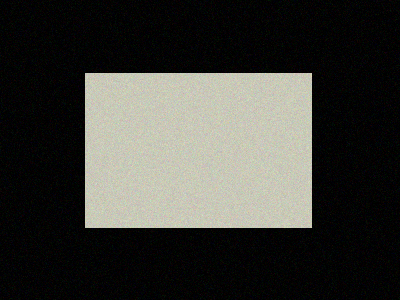
#> input picture backend/uploads/1789493650618-negative_001.png, 400 x 300 px
$ python -i ml_service.py   (imports and definitions only)   (older library calls are emulated)
#> lines starting #> are read from the running program, lines starting #| are printed output that depends on the picture; after the words box and inside, x2 and y2 are one past the last pixel; in counts of white or black regions, pixels touching at a corner belong together
import sys
import json
import os
import cv2
import joblib
import numpy as np
import pandas as pd


BASE_DIR = os.path.dirname(
    os.path.dirname(os.path.dirname(os.path.abspath(__file__)))
)

MODEL_PATH = os.path.join(
    BASE_DIR,
    "models",
    "sih26231_dataset_model.pkl"
)

SCALER_PATH = os.path.join(
    BASE_DIR,
    "models",
    "sih26231_dataset_scaler.pkl"
)


# [2 lines not run here, left out]


def analyze_image(image_path):

    image = cv2.imread(image_path)
#> image is the input picture: shape (300, 400, 3); mean B, G, R 55.9, 60.9, 60.9

    if image is None:
        return {
            "success": False,
            "error": "Unable to read image."
        }

    height, width = image.shape[:2]
#> height = 300; width = 400

    # Quality checks
    gray = cv2.cvtColor(image, cv2.COLOR_BGR2GRAY)
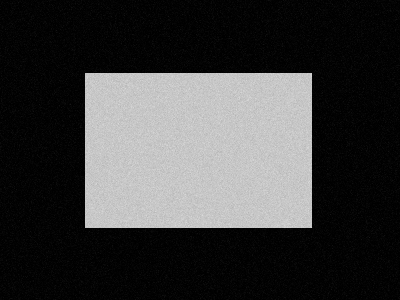
#> gray: shape (300, 400); min 0, max 219, mean 60.3

    brightness = float(np.mean(gray))
#> brightness = 60.3

    laplacian = cv2.Laplacian(
        gray,
        cv2.CV_64F
    )
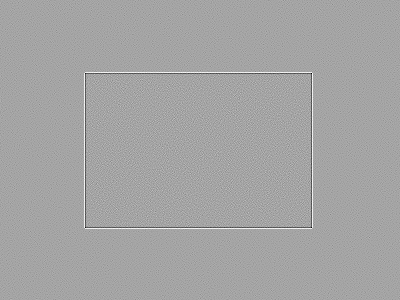
#> laplacian: shape (300, 400) float64; min -422, max 232, mean 0; drawn with min black and max white

    sharpness = float(laplacian.var())
#> sharpness = 789.1

    resolution_valid = (
        width >= 200 and
        height >= 150
    )
#> resolution_valid = True

    brightness_valid = (
        40 <= brightness <= 220
    )
#> brightness_valid = True

    sharpness_valid = (
        sharpness >= 100
    )
#> sharpness_valid = True

    quality_score = (
        (
            int(resolution_valid)
            + int(brightness_valid)
            + int(sharpness_valid)
        ) / 3
    ) * 100
#> quality_score = 100

    if quality_score < 66.67:
        return {
            "success": True,
            "quality_status": "Rejected",
            "quality_score": round(quality_score, 2),
            "message": "Image quality is insufficient."
        }

    # CV preprocessing
    blurred = cv2.GaussianBlur(
        gray,
        (5, 5),
        0
    )

    edges = cv2.Canny(
        blurred,
        50,
        150
    )
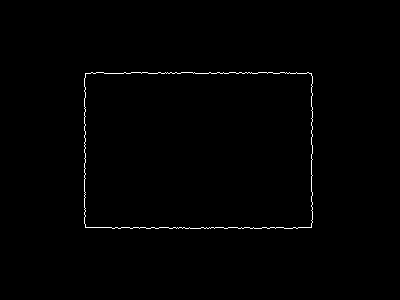
#> edges: shape (300, 400); 0.63% white in thin lines or dots, all inside (x1, y1, x2, y2) = (84, 72, 313, 229)

    contours, _ = cv2.findContours(
        edges,
        cv2.RETR_EXTERNAL,
        cv2.CHAIN_APPROX_SIMPLE
    )
#> contours = 1 contour; box (x1, y1, x2, y2) and area: (84, 72, 313, 229) 35143

    valid_contours = [
        contour
        for contour in contours
        if cv2.contourArea(contour) >= 500
    ]
#> valid_contours has the same summary as contours

    if not valid_contours:
        return {
            "success": True,
            "quality_status": "Accepted",
            "quality_score": round(quality_score, 2),
            "result": "Inconclusive",
            "message": "No valid ROI detected."
        }

    # Main ROI
    contour = max(
        valid_contours,
        key=cv2.contourArea
    )
#> contour = contour of 316 points, box (x1, y1, x2, y2) (84, 72, 313, 229), area 35143

    area = cv2.contourArea(contour)
#> area = 35143
    perimeter = cv2.arcLength(
        contour,
        True
    )
#> perimeter = 834.6

    x, y, roi_width, roi_height = cv2.boundingRect(
        contour
    )
#> x = 84; y = 72; roi_width = 229; roi_height = 157

    aspect_ratio = (
        roi_width / roi_height
        if roi_height != 0
        else 0
    )
#> aspect_ratio = 1.46

    # Colour features
    hsv = cv2.cvtColor(
        image,
        cv2.COLOR_BGR2HSV
    )
#> hsv: shape (300, 400, 3); mean H, S, V 55.8, 153.7, 64.9

    mean_hue = float(
        np.mean(hsv[:, :, 0])
    )
#> mean_hue = 55.8

    mean_saturation = float(
        np.mean(hsv[:, :, 1])
    )
#> mean_saturation = 153.7

    mean_value = float(
        np.mean(hsv[:, :, 2])
    )
#> mean_value = 64.86

    mean_brightness = float(
        np.mean(gray)
    )
#> mean_brightness = 60.3

    features = pd.DataFrame([{
        "Area": area,
        "Perimeter": perimeter,
        "Width": roi_width,
        "Height": roi_height,
        "Aspect_Ratio": aspect_ratio,
        "Mean_Hue": mean_hue,
        "Mean_Saturation": mean_saturation,
        "Mean_Value": mean_value,
        "Mean_Brightness": mean_brightness
    }])
#> features = table of 1 rows and 9 columns

    # Scale features
#> (the run stopped early here; a loop or call above may not have finished)
